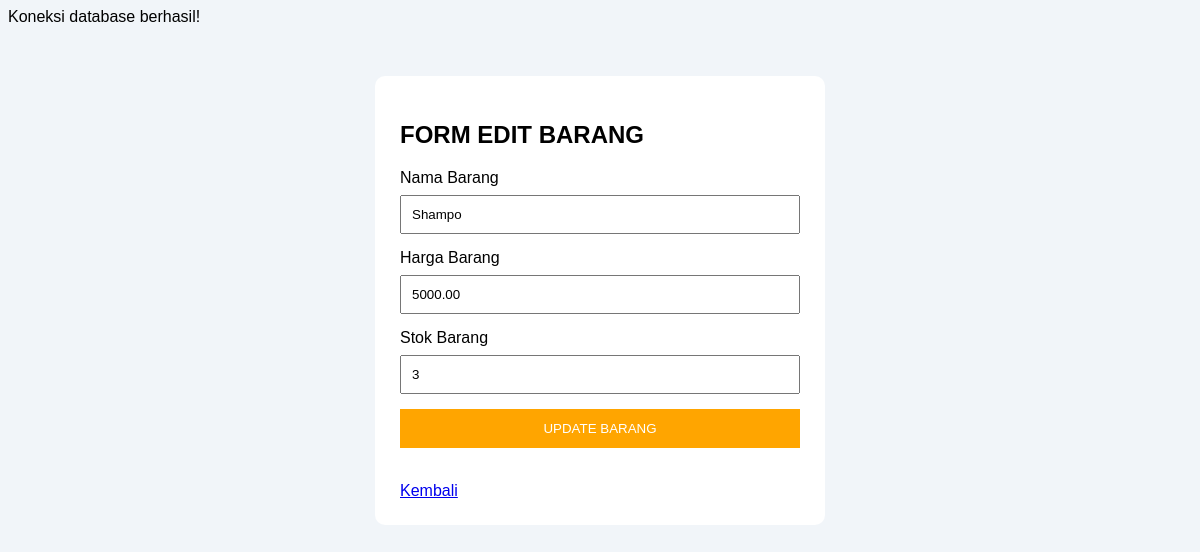
Screenshot of /edit_produk.php?id=2 (signed in) with the database file from the repository.
### tables this page shows
CREATE TABLE `produk` (
  `id_produk` int(11) NOT NULL,
  `nama_produk` varchar(50) NOT NULL,
  `harga` decimal(10,2) NOT NULL,
  `stok` int(11) NOT NULL
);

### edit_produk.php (the view, shortened to what this page needs)
<?php
include "koneksi.php";
$id = (int) $_GET['id'];
$query = mysqli_prepare($conn,
    "SELECT * FROM produk WHERE id_produk = ?"
);
mysqli_stmt_bind_param($query, "i", $id);
mysqli_stmt_execute($query);
$result = mysqli_stmt_get_result($query);
$data = mysqli_fetch_assoc($result);
?>
<!DOCTYPE html>
<html>
<head>
</head>
<body>
<div class="container">
    <h2>FORM EDIT BARANG</h2>
    <form action="proses_edit.php" method="POST">
        <label>Nama Barang</label>
        <input type="text" name="nama_produk"
               value="<?= htmlspecialchars($data['nama_produk']); ?>"
               maxlength="100" required>
        <label>Harga Barang</label>
        <input type="number" name="harga"
               value="<?= $data['harga']; ?>"
               min="0" step="1" required>
        <label>Stok Barang</label>
        <input type="number" name="stok"
               value="<?= $data['stok']; ?>"
               min="0" step="1" required>
        <button type="submit" name="update">
            UPDATE BARANG
        </button>
    </form>
    <br>
    <a href="produk.php">Kembali</a>
</div>
</body>
</html>

### edit_produk.php (style rules this page uses)
body { font-family: Arial; background: #f1f5f9; }
.container { width: 400px; margin: 50px auto; background: white; padding: 25px; border-radius: 10px; }
input { width: 100%; padding: 10px; margin: 8px 0 15px; box-sizing: border-box; }
button { width: 100%; padding: 12px; background: orange; color: white; border: none; cursor: pointer; }

### rows the page displays
produk: nama_produk "Shampo", harga "5000.00", stok "3"
